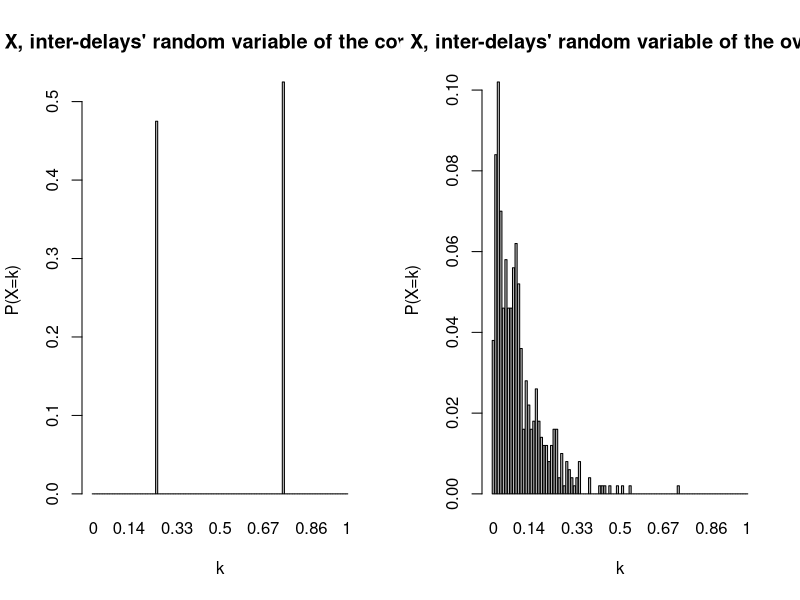

This chart was generated by the following R code:
old.par <- par(mfrow = c(1, 2)) #this line and par(old.par) allow multiple plots for this problem
							  #(http://www.dummies.com/programming/r/how-to-put-multiple-plots-on-a-single-page-in-r/)

#Question 1
overtData = read.csv("Traffic_data_orig.csv")
secretMessage = c(0, 1, 1, 1, 0, 1, 0, 0, 0, 1, 1, 0, 1, 0, 0, 0, 0, 1, 1, 0, 1, 0, 0, 1, 0, 1, 1, 1, 0, 0, 1, 1,
	 0, 1, 1, 0, 1, 0, 0, 1, 0, 1, 1, 1, 0, 0, 1, 1, 0, 1, 1, 0, 0, 0, 0, 1, 0, 1, 1, 1, 0, 0, 1, 1, 0, 1, 1, 0,
	  0, 1, 0, 1, 0, 1, 1, 0, 0, 0, 1, 1, 0, 1, 1, 1, 0, 0, 1, 0, 0, 1, 1, 0, 0, 1, 0, 1, 0, 1, 1, 1, 0, 1, 0, 0, 
	  0, 1, 1, 0, 1, 1, 0, 1, 0, 1, 1, 0, 0, 1, 0, 1, 0, 1, 1, 1, 0, 0, 1, 1, 0, 1, 1, 1, 0, 0, 1, 1, 0, 1, 1, 0,
	   0, 0, 0, 1, 0, 1, 1, 0, 0, 1, 1, 1, 0, 1, 1, 0, 0, 1, 0, 1)

covertData = overtData[1:(length(secretMessage)+1),]
zeroDelay = 0.25
oneDelay = 0.75

for (i in 2:(length(secretMessage)+1)){
    #Insertion of the secret message using packet delays
    if(secretMessage[i-1] == 0)
        covertData[i,2] = zeroDelay
    else
        covertData[i,2] = oneDelay
    #if(i != 1)
    covertData[i,2] = covertData[i,2] + covertData[i-1,2]   
}

#Question 2

#Instanciate vectors to store inter packet delays for PMF histograms
ipDelaysCovert = numeric(nrow(covertData)-1)
ipDelaysOvert = numeric(nrow(overtData)-1)

#Here we assume delays will be between 0 and 1 sec
possibleInterDelays = seq.int(0, 1, 0.01)

#Compute inter-delay values for overt and covert channels
for (i in 2:nrow(overtData)) {
	ipDelaysOvert[i - 1] = round(overtData[i, 2] - overtData[i - 1, 2], 2)
	if (i <= nrow(covertData))
		ipDelaysCovert[i - 1] = round(covertData[i, 2] - covertData[i - 1, 2], 2)
}

#Instanciate vectors to store inter-delay probabilities
probaCovert = numeric(length(possibleInterDelays))
probaOvert = numeric(length(possibleInterDelays))
for (i in 1:length(possibleInterDelays)){
	#Store inter-delay probabilities
	probaOvert[i] = mean(ipDelaysOvert == possibleInterDelays[i])
	probaCovert[i] = mean(ipDelaysCovert == possibleInterDelays[i])
}

#Plot histograms for the inter-delay channels PMF's
names(probaCovert) = possibleInterDelays
barplot(probaCovert, main = "PMF for X, inter-delays' random variable of the covert channel", xlab = "k", ylab = "P(X=k)")
names(probaOvert) = possibleInterDelays
barplot(probaOvert, main = "PMF for X, inter-delays' random variable of the overt channel", xlab = "k", ylab = "P(X=k)")
